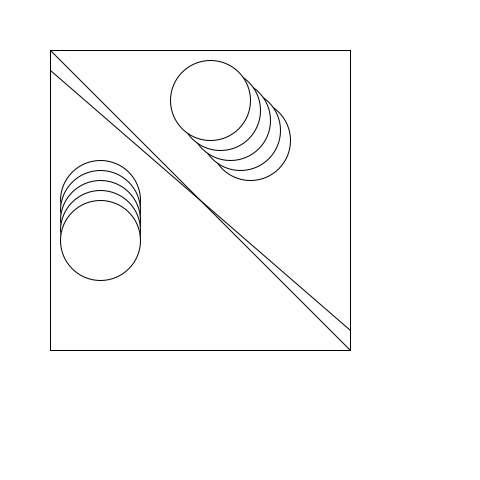
Frame 1 (no input)
Frame 60 (the mouse pressed at the canvas centre just before this capture): identical to frame 1, image omitted
Frame 120 (the mouse held since frame 60 and released just before this capture): identical to frame 1, image omitted

The Processing sketch that drew this single still picture (run headless with seeded random() and noise(); from frame 60 on, the mouse is pressed at the canvas centre):

// Processing sketch: processing_111665
// ── processing_111665.pde

//sign:YU.L

void setup(){
  size(480,480);
  background(255);
}

void draw(){
 rect(50,50,300,300);
 ellipse(100,200,80,80);
 ellipse(100,210,80,80);
 ellipse(100,220,80,80);
 ellipse(100,230,80,80);
 ellipse(100,240,80,80);
 ellipse(250,140,80,80);
 ellipse(240,130,80,80);
 ellipse(230,120,80,80);
 ellipse(220,110,80,80);
 ellipse(210,100,80,80);
 line(50,50,350,350);
 line(50,70,350,330); 
}
 
